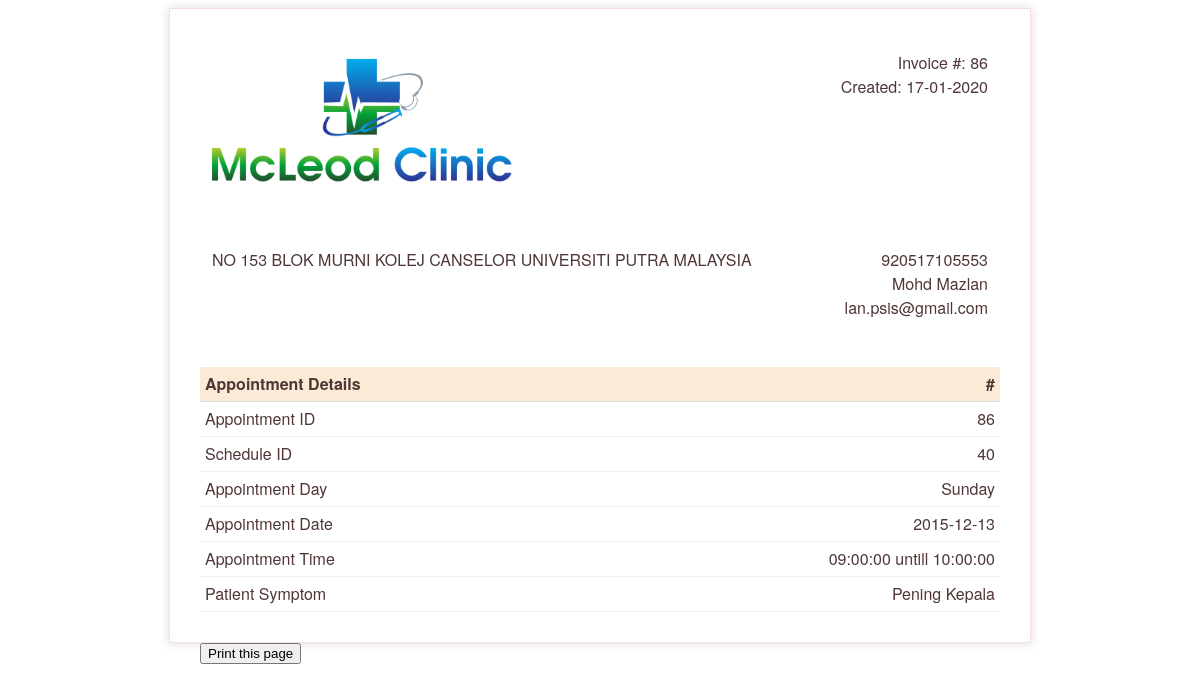
Before: /patient/invoice.php?appid=86 with the older database file.
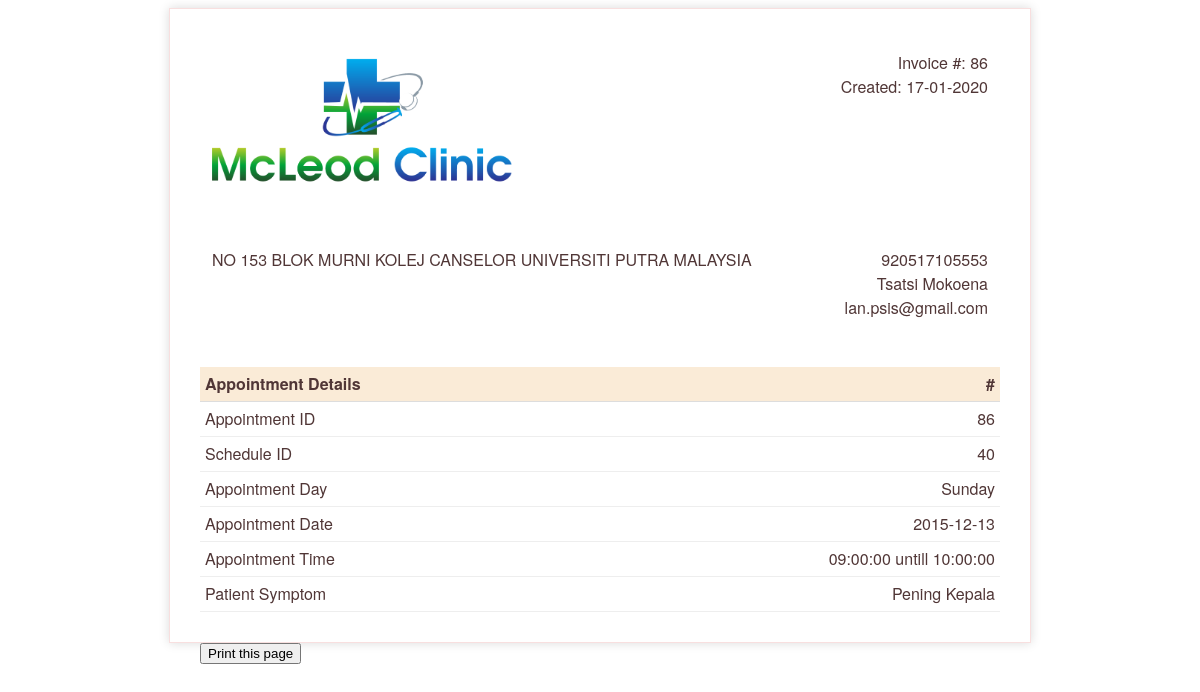
After: the same page with the newer database file.
### tables this page shows
CREATE TABLE IF NOT EXISTS `appointment` (
`appId` int(3) NOT NULL,
  `patientIc` bigint(12) NOT NULL,
  `scheduleId` int(10) NOT NULL,
  `appSymptom` varchar(100) NOT NULL,
  `appComment` varchar(100) NOT NULL,
  `status` varchar(10) NOT NULL DEFAULT 'process'
);

CREATE TABLE IF NOT EXISTS `patient` (
  `icPatient` bigint(12) NOT NULL,
  `password` varchar(20) NOT NULL,
  `patientFirstName` varchar(20) NOT NULL,
  `patientLastName` varchar(20) NOT NULL,
  `patientMaritialStatus` varchar(10) NOT NULL,
  `patientDOB` date NOT NULL,
  `patientGender` varchar(10) NOT NULL,
  `patientAddress` varchar(100) NOT NULL,
  `patientPhone` varchar(15) NOT NULL,
  `patientEmail` varchar(100) NOT NULL
);

CREATE TABLE IF NOT EXISTS `doctorschedule` (
`scheduleId` int(11) NOT NULL,
  `scheduleDate` date NOT NULL,
  `scheduleDay` varchar(15) NOT NULL,
  `startTime` time NOT NULL,
  `endTime` time NOT NULL,
  `bookAvail` varchar(10) NOT NULL
);

### patient/invoice.php (the view, shortened to what this page needs)
<?php
include_once '../assets/conn/dbconnect.php';
if (isset($_GET['appid'])) {
$appid=$_GET['appid'];
}
$res=mysqli_query($con, "SELECT a.*, b.*,c.* FROM patient a
JOIN appointment b
On a.icPatient = b.patientIc
JOIN doctorschedule c
On b.scheduleId=c.scheduleId
WHERE b.appId  =".$appid);
$userRow=mysqli_fetch_array($res,MYSQLI_ASSOC);
?>
<!doctype html>
<html>
    <head>
        <link rel="stylesheet" type="text/css" href="assets/css/invoice.css">
    </head>
    <body>
        <div class="invoice-box">
            <table cellpadding="0" cellspacing="0">
                <tr class="top">
                    <td colspan="2">
                        <table>
                            <tr>
                                <td class="title">
                                    <img src="assets/img/logo.png" style="width:100%; max-width:300px;">
                                </td>
                                <td>
                                    Invoice #: <?php echo $userRow['appId'];?><br>
                                    Created: <?php echo date("d-m-Y");?><br>
                                </td>
                            </tr>
                        </table>
                    </td>
                </tr>
                <tr class="information">
                    <td colspan="2">
                        <table>
                            <tr>
                                <td>
                                    <?php echo $userRow['patientAddress'];?>
                                </td>
                                <td><?php echo $userRow['patientIc'];?><br>
                                    <?php echo $userRow['patientFirstName'];?> <?php echo $userRow['patientLastName'];?><br>
                                    <?php echo $userRow['patientEmail'];?>
                                </td>
                            </tr>
                        </table>
                    </td>
                </tr>
                <tr class="heading">
                    <td>
                        Appointment Details
                    </td>
                    <td>
                        #
                    </td>
                </tr>
                <tr class="item">
                    <td>
                        Appointment ID
                    </td>
                    <td>
                       <?php echo $userRow['appId'];?>
                    </td>
                </tr>
                <tr class="item">
                    <td>
                        Schedule ID
                    </td>
                    <td>
                        <?php echo $userRow['scheduleId'];?>
                    </td>
                </tr>
                <tr class="item">
                    <td>
                        Appointment Day
                    </td>
                    <td>
                        <?php echo $userRow['scheduleDay'];?>
                    </td>
                </tr>
                 <tr class="item">
                    <td>
                        Appointment Date
                    </td>
                    <td>
                        <?php echo $userRow['scheduleDate'];?>
                    </td>
                </tr>
                 <tr class="item">
                    <td>
                        Appointment Time
                    </td>
                    <td>
                        <?php echo $userRow['startTime'];?> untill <?php echo $userRow['endTime'];?>
                    </td>
                </tr>
                 <tr class="item">
                    <td>
                        Patient Symptom
                    </td>
                    <td>
                        <?php echo $userRow['appSymptom'];?>
                    </td>
                </tr>
            </table>
        </div>
        <div class="print">
        <button onclick="myFunction()">Print this page</button>
</div>
    </body>
</html>

### patient/assets/css/invoice.css (style rules this page uses)
.print { margin:auto; max-width:800px; }
.invoice-box { max-width:800px; margin:auto; padding:30px; border:1px solid rgb(248, 223, 223); box-shadow:0 0 10px rgba(0, 0, 0, .15); font-size:16px; line-height:24px; font-family:'Helvetica Neue', 'Helvetica', Helvetica, Arial, sans-serif; color:rgb(80, 54, 54); }
.invoice-box table { width:100%; line-height:inherit; text-align:left; }
.invoice-box table td { padding:5px; vertical-align:top; }
.invoice-box table tr td:nth-child(2) { text-align:right; }
.invoice-box table tr.top table td { padding-bottom:20px; }
.invoice-box table tr.top table td.title { font-size:45px; line-height:45px; color:#333; }
.invoice-box table tr.information table td { padding-bottom:40px; }
.invoice-box table tr.heading td { background-color: antiquewhite; border-bottom:1px solid #ddd; font-weight:bold; }
.invoice-box table tr.item td { border-bottom:1px solid #eee; }

Changed rows visible on the page:
changed through a linked row, appointment "Pening Kepala": patientIc.patientFirstName "Mohd" → "Tsatsi"; patientIc.patientLastName "Mazlan" → "Mokoena"
